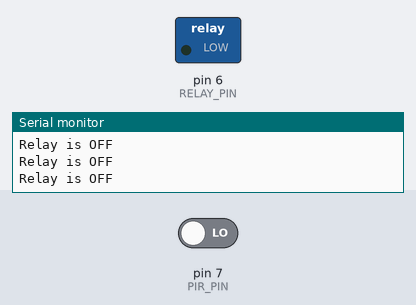
Bench run of a sketch on a simulated Arduino Uno, built with avr-gcc and run on an emulated ATmega328P. On the bench: switched loads named in the sketch (green lamp = pin HIGH), the last lines printed to the serial monitor. The inputs (shaded band) are chosen by the test bench; at power-on: pin 7 (PIR_PIN) LOW.

Above: at 1.8 s.
1.9 s: pin 7 (PIR_PIN) driven HIGH
At 2.8 s:
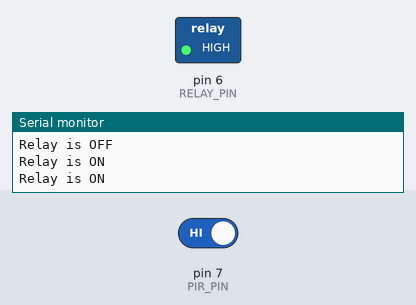
3.5 s: pin 7 (PIR_PIN) driven LOW
At 3.9 s:
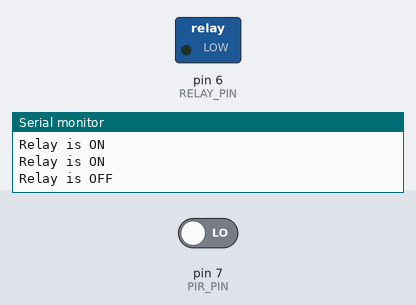
Timing chart, 0 to 6.5 s (numbered marks = the images above; inputs shaded):
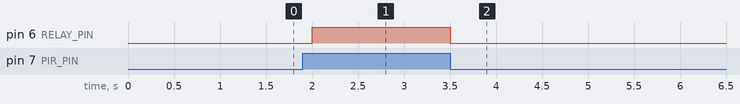

Measured:
- after the input at 1.9 s, pin 6 (RELAY_PIN): LOW → HIGH after 0.10 s
- after the input at 3.5 s, pin 6 (RELAY_PIN): HIGH → LOW at once

The sketch:

2-pir-relay.ino
```cpp
/*
PIR motion controlled relay

Tutorial link: https://www.learn.voltaat.com/post/pir-relay

This is an Arduino sketch turns on a relay once motion is detected by the PIR sensor.

Components Needed:
1. PIR Motion sensor ....x1
2. Relay ................x1

Connections (Facing the sensor and the relay towards you with the pins downwards):
Arduino pin GND                      → Breadboard ground line
Arduino pin 5V                       → Breadboard 5V line
PIR motion sensor 1st pin from right → Breadboard ground line
PIR motion sensor 1st pin from left  → Breadboard 5V line
PIR motion sensor Middle pin         → Arduino pin 7
Relay GND pin                        → Breadboard ground line
Relay VCC pin                        → Breadboard 5V line
Relay Signal pin (far right pin)     → Arduino pin 6

*/

#define PIR_PIN   7 // Pin of PIR Motion Sensor
#define RELAY_PIN 6 // Pin of Relay Module

// Commands inside void setup run once
void setup() {

  Serial.begin(9600);           // Start the serial monitor
  pinMode(RELAY_PIN, OUTPUT);   // Set Pin connected to Relay as an OUTPUT
  digitalWrite(RELAY_PIN, LOW); // Set Pin to LOW to turn Relay OFF

}

// Commands inside void loop run forever
void loop() {

  // If Motion detected
  while (digitalRead(PIR_PIN) == HIGH) {

    digitalWrite(RELAY_PIN, HIGH); // Turn Relay ON
    Serial.println("Relay is ON");
    delay(500); // delay for half a second

  }

  // Keep the relay off as far as no motion detected
  digitalWrite(RELAY_PIN, LOW); // Turn Relay OFF
  Serial.println("Relay is OFF");
  delay(500); // delay for half a second

}
```
